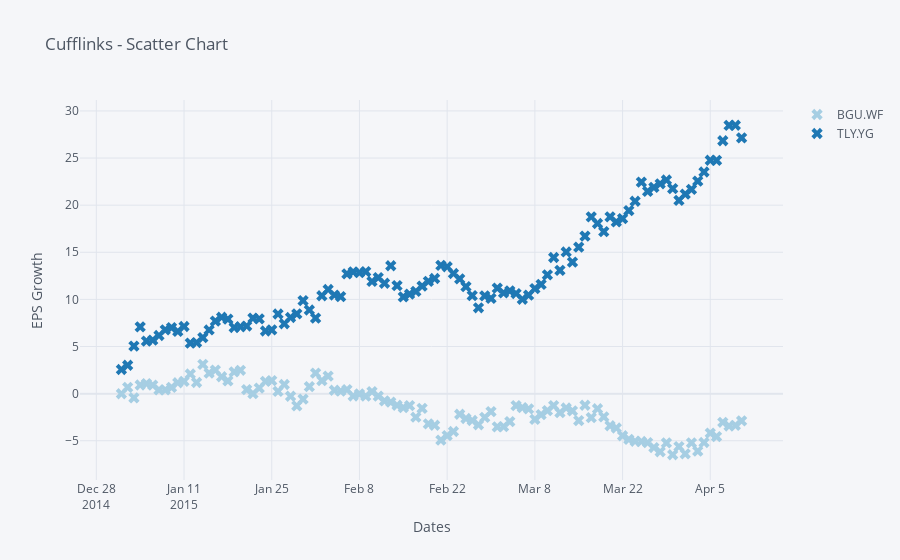

The notebook cell saved with this chart:
### Markdown cell above
## Scatter Chart

### Code cell
cf.datagen.lines(2).iplot(kind='scatter',mode='markers',size=10,symbol='x',colorscale='paired',
                          xTitle='Dates',yTitle='EPS Growth',title='Cufflinks - Scatter Chart')
